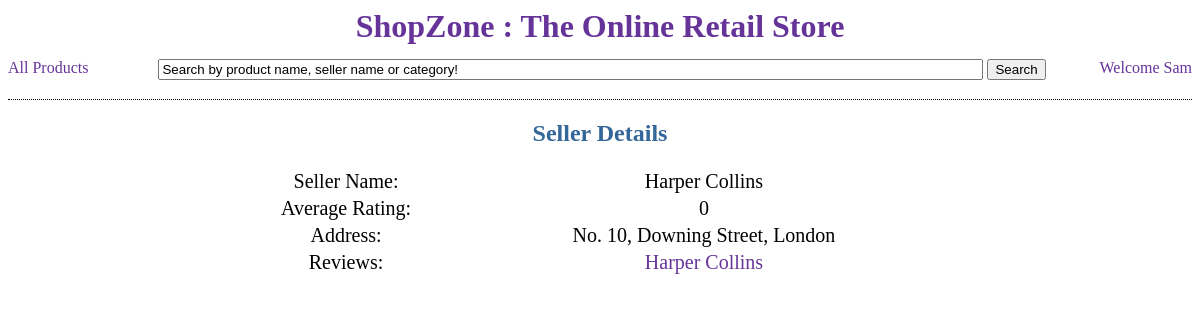
Page /shop/seller/1/ on the committed database.
### store/models.py (models this page shows, shortened)
class Customer(models.Model):
    customer_name = models.CharField(max_length=15)
    password = models.CharField(max_length=30, default="cmr")
    address = models.CharField(max_length=50)
    phone = models.IntegerField(default=0)
    email = models.CharField(max_length=20)
    purchase_history = models.IntegerField(default=0)
    store_credit = models.IntegerField(default=0)

class Seller(models.Model):
    seller_name = models.CharField(max_length=15)
    address = models.CharField(max_length=50)

### store/views.py (the view)
# urls.py: url(r'^seller/(?P<seller_id>\d+)/sellerreviews/$', views.seller_reviews),
def seller(request, seller_id): ## VTR1 Done.
	try:
		if user is None:
			return HttpResponseRedirect('/shop/login/')
	except:
		return HttpResponseRedirect('/shop/login/')
	seller = Seller.objects.get(pk=seller_id)
	reviews = SellerReview.objects.all().filter(seller=seller_id)
	avg_rating = calculate_average_rating(reviews)
	context = {'seller': seller, 'avg_rating': avg_rating, 'user':user}
	return render(request, 'store/seller.html', context)

### store/views.py (called while the page is built)
def calculate_average_rating(reviews): ## TR1 Done.
	avg_rating = 0.0
	if len(reviews) > 0:
		for review in reviews:
			avg_rating += review.rating
		avg_rating = round(avg_rating / len(reviews), 2)
	return avg_rating

### store/templates/store/seller.html (shortened to what this page needs)
<html>
	<head>
	</head>
	{% include "store/top.html" %}
		<div>
			<h2 align="center" style="color:#336699">Seller Details</h2>
		</div>
		<div align="center">
			{% if seller %}
				<table style="font-size:1.25em">
					<tr align="center">
						<td width=200px> Seller Name: <td>
						<td width=500px> {{ seller.seller_name }} </td>
					</tr>
					<tr align="center">
						<td> Average Rating: <td>
						<td> {% if avg_rating %} {{ avg_rating }} {% else %} 0 {% endif %} </td>
					</tr>
					<tr align="center">
						<td> Address: <td>
						<td> {{ seller.address }}</td>
					</tr>
					<tr align="center">
						<td> Reviews: <td>
						<td> <a href="/shop/seller/{{ seller.id }}/sellerreviews/"><div class="linkdiv">{{ seller.seller_name }} </div></a> </td>
					</tr>
				</table>
			{% else %}
				<p>Invalid Seller ID.</p>
			{% endif %}
		</div>
	{% include "store/bottom.html" %}

### store/templates/store/top.html (shortened to what this page needs)
<body link="#663399" vlink="#663399" alink="#808080">
	<div class="headdiv">
		<h1><a href="/" class="title">ShopZone : The Online Retail Store</a></h1>
	</div>
	<div class="headdiv2">
		<div align="left" style="float:left">
			<a href="/shop/by_search/all/">All Products</a>
		</div>
		<div align="centre" style="float:left; margin-left:70px;">
			<form action="/shop/by_search/" method="POST">
				<input type="text" name="product" value="Search by product name, seller name or category!" size="100px"/>
				<input type="submit" value="Search"/>
			</form>
		</div>
		<div align="left" style="float:right">
			Welcome <a href="/shop/my_orders/"> {{ user.customer_name }} </a>
		</div>
	</div>

### store/templates/store/style.html (style rules this page uses)
a:link { text-decoration:none }
.headdiv { height:1px; width:100%; font-size:1em; text-align:center; color:#663399; padding-bottom:30px; margin-bottom:20px; }
.headdiv2 { height:10px; width:100%; font-size:1em; text-align:center; color:#663399; border-bottom:1px dotted black; padding-bottom:30px; margin-bottom:20px; }

### rows in the picture
Customer: customer_name "Sam"
Seller: seller_name "Harper Collins", address "No. 10, Downing Street, London"
